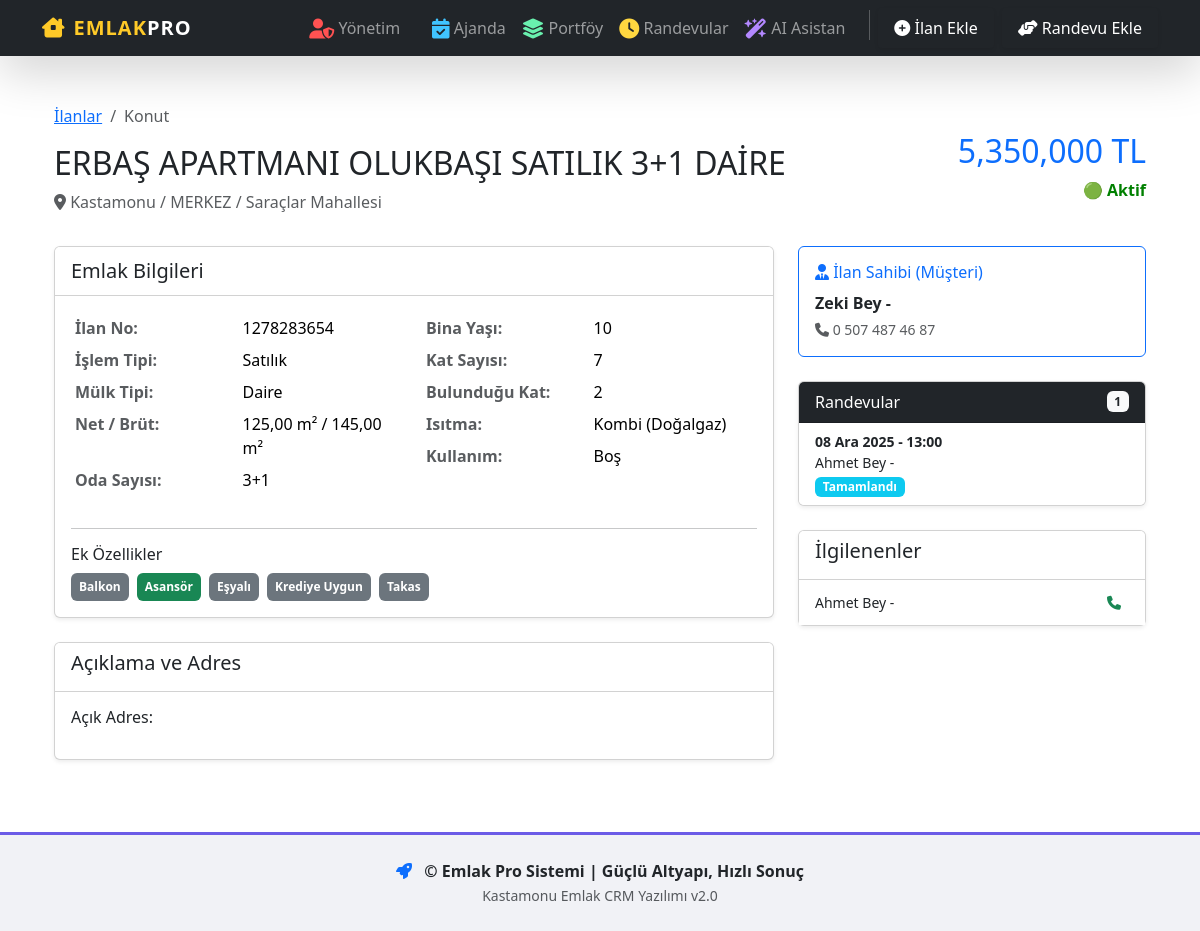
Before: /detay/3/ with the older database file.
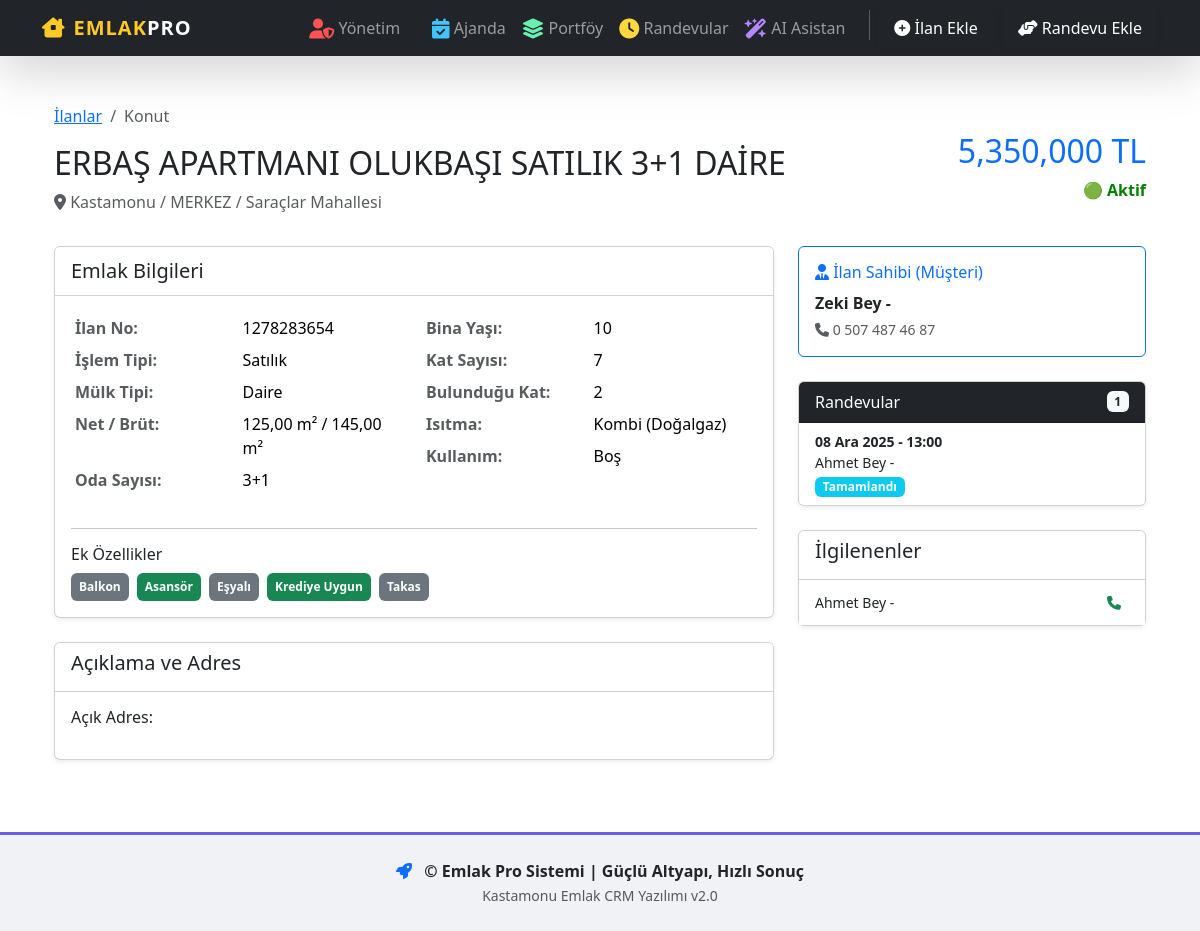
After: the same page with the newer database file.
### ilanlar/views.py (the view)
# urls.py: path('detay/<int:pk>/', views.ilan_detay, name='ilan_detay'),
def ilan_detay(request, pk):
    ilan = get_object_or_404(Ilan, pk=pk)
    ilgili_randevular = ilan.randevular.all().order_by('-tarih_saat')
    toplam_randevu_sayisi = ilgili_randevular.count()
    if request.method == 'POST':
        form = RandevuOlusturForm(request.POST)
        if form.is_valid():
            with Transaction.atomic():
                randevu = form.save(commit=False)
                randevu.ilan = ilan
                randevu.durum = 'PLAN'
                randevu.save()
                potansiyel_musteri_objesi = randevu.potansiyel_musteri
                PotansiyelMusteri.objects.update_or_create(
                    telefon=potansiyel_musteri_objesi.telefon,
                    defaults={
                    'ad': potansiyel_musteri_objesi.ad,
                    'soyad': potansiyel_musteri_objesi.soyad,
                    'ilgili_ilan': ilan
                    }
                )
            return redirect('ilan_detay', pk=ilan.pk)
    else:
        form = RandevuOlusturForm()
    context = {
        'ilan': ilan,
        'ilgili_randevular': ilgili_randevular, # Liste
        'randevu_form': form,
        'toplam_randevu_sayisi': toplam_randevu_sayisi, # Sayı
    }
    return render(request, 'ilanlar/ilan_detay.html', context)

### ilanlar/models.py (called while the page is built)
    def fiyat_goster(self):
        try:
            return f"{self.fiyat:,.0f} TL"
        except (ValueError, TypeError):
            return "Fiyat Belirtilmemiş"

    def durum_kontrol(self):
        if self.durum == 'Aktif':
            return mark_safe('<span style="color: green; font-weight: bold;">🟢 Aktif</span>')
        elif self.durum == 'Pasif':
            neden_label = self.get_pasif_nedeni_display()
            aciklama = f"Neden: {neden_label}" if self.pasif_nedeni else "Neden Belirtilmemiş"
            return mark_safe(f'<span style="color: red;">🔴 Pasif</span> - <small>{aciklama}</small>')
        return self.durum

### ilanlar/templates/ilanlar/ilan_detay.html (shortened to what the changed rows need)
{% extends 'base.html' %}
{% load humanize %}
{% block content %}
<div class="container mt-4">
    <div class="d-flex justify-content-between align-items-center mb-3">
        <div>
            <h1 class="h2">{{ ilan.baslik }}</h1>
        </div>
        <div class="text-end">
            <h2 class="text-primary">{{ ilan.fiyat_goster }}</h2>
        </div>
    </div>
    <div class="row">
        <div class="col-lg-8">
            <div class="card shadow-sm mb-4">
                <div class="card-body">
                    <div class="row g-3">
                        <div class="col-md-6">
                            <table class="table table-sm table-borderless">
                                <tr>
                                    <th class="text-muted w-50">İlan No:</th>
                                </tr>
                                <tr>
                                    <th class="text-muted">İşlem Tipi:</th>
                                </tr>
                                <tr>
                                    <th class="text-muted">Mülk Tipi:</th>
                                </tr>
                                <tr>
                                    <th class="text-muted">Net / Brüt:</th>
                                </tr>
                                <tr>
                                    <th class="text-muted">Oda Sayısı:</th>
                                </tr>
                            </table>
                        </div>
                        <div class="col-md-6">
                            <table class="table table-sm table-borderless">
                                <tr>
                                    <th class="text-muted w-50">Bina Yaşı:</th>
                                </tr>
                                <tr>
                                    <th class="text-muted">Kat Sayısı:</th>
                                </tr>
                                <tr>
                                    <th class="text-muted">Bulunduğu Kat:</th>
                                </tr>
                                <tr>
                                    <th class="text-muted">Isıtma:</th>
                                </tr>
                                <tr>
                                    <th class="text-muted">Kullanım:</th>
                                </tr>
                            </table>
                        </div>
                    </div>
                </div>
            </div>
        </div>
    </div>
</div>
{% endblock %}

Changed rows visible on the page:
changed Ilan "ERBAŞ APARTMANI OLUKBAŞI SATILIK 3+1 DAİRE": krediye_uygun False → True (drawn)
